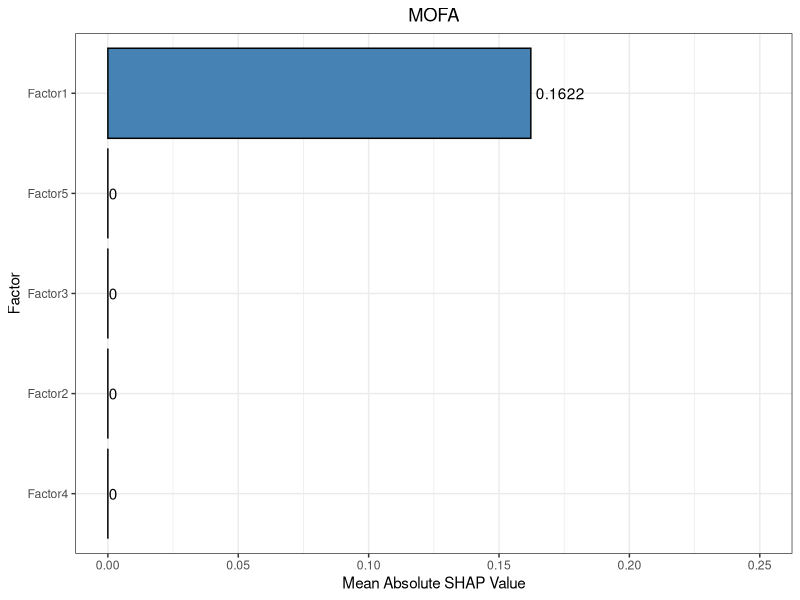
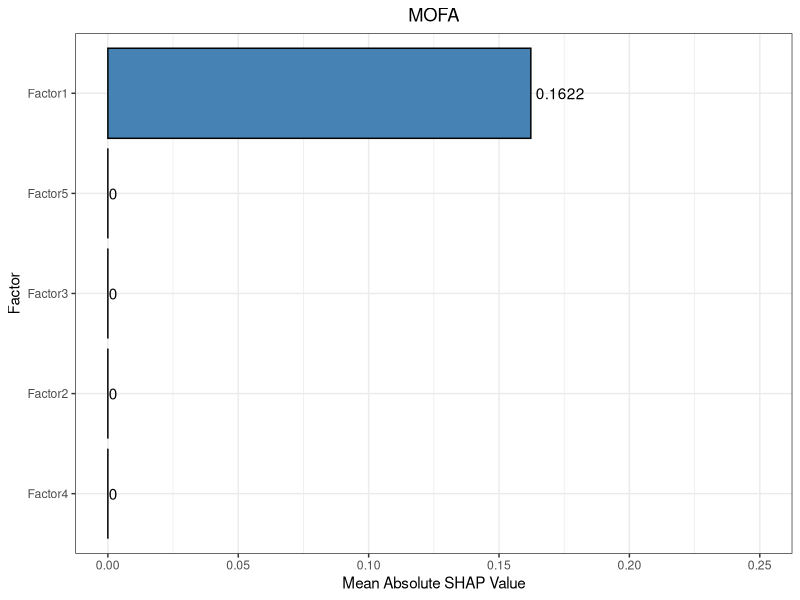

Recreate these plots in R, in order.
library(data.table)
library(tidyverse)
library(patchwork)

# Load data
shaps <- rbind(
  fread("Comparison/SHAP_Value/MOFA_SHAP_Value.csv") %>% mutate(Model = "MOFA")
) %>%
  mutate(`Mean Absolute SHAP Value` = round(`Mean Absolute SHAP Value`, 4))
  
# Make function to visualize data by model
viz_shap <- function(theModel) {
  shaps %>%
    filter(Model == theModel) %>%
    arrange(`Mean Absolute SHAP Value`) %>%
    mutate(Factor = factor(Factor, levels = Factor)) %>%
    ggplot(aes(x = Factor, y = `Mean Absolute SHAP Value`)) +
      geom_bar(stat = "identity", color = "black", fill = "steelblue") +
      geom_text(aes(label = `Mean Absolute SHAP Value`), hjust = -0.1) +
      coord_flip() +
      theme_bw() +
      ggtitle(theModel) +
      ylim(c(0,0.25)) + 
      theme(plot.title = element_text(hjust = 0.5))
}

MOFA_shap <- viz_shap("MOFA") 
ggsave("Plots/Supplemental_MOFAShap.png", MOFA_shap, dpi = 300)
MOFA_shap

